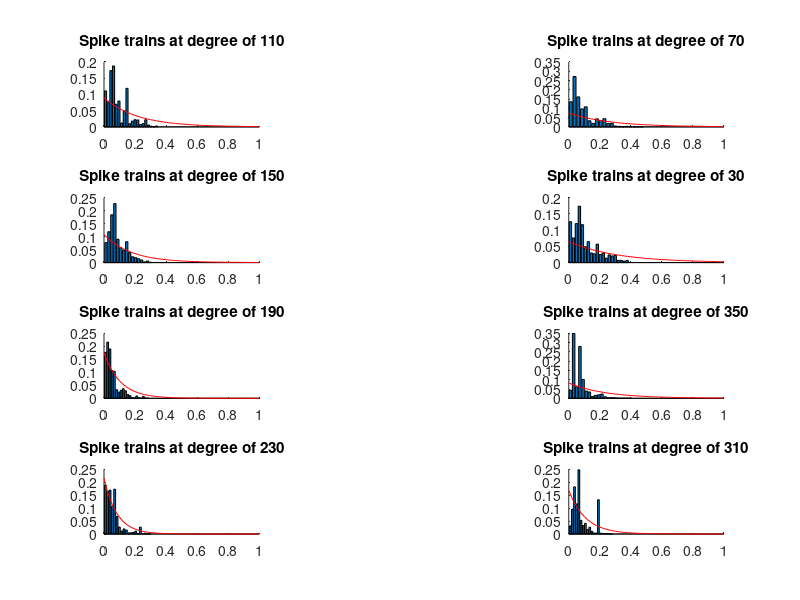

Source code (MATLAB):
% EE239AS.2, Spring 2017
% hw3_4_f

% Cong Peng, 904760493

load('ps3_data.mat')

for i = 1:8
     t_all = [];
     for n = 1:182
        T = find(trial(n,i).spikes);
        if(length(T)>0)
            t(1) = T(1);
        end
        for j = 2:length(T)
            t(j) = T(j)-T(j-1);
        end
        spike_num(n) = length(T);
        t_all = [t_all,t];
    end 
    mean_spike(i) = 2*mean(spike_num); 
    switch i
         case 1
         subplot(4,3,6);
         title('Spike trains at degree of 30');
         case 2
         subplot(4,3,3);
         title('Spike trains at degree of 70');
         case 3
         subplot(4,3,1);
         title('Spike trains at degree of 110');
         case 4
         subplot(4,3,4);
         title('Spike trains at degree of 150');
         case 5
         subplot(4,3,7);
         title('Spike trains at degree of 190');
         case 6
         subplot(4,3,10);
         title('Spike trains at degree of 230');
         case 7
         subplot(4,3,12);
         title('Spike trains at degree of 310');
         case 8
         subplot(4,3,9);
         title('Spike trains at degree of 350');
    end
    hold on;
    [f,x]=hist(t_all/1000,20);
    bar(x,f/sum(f));
    xlim([0, 1]);
    x2 = [0:0.02:1];
    exp = exppdf(x2,1/mean_spike(i));
    hold on;
    plot(x2,exp/sum(exp),'r');
    hold on;
end